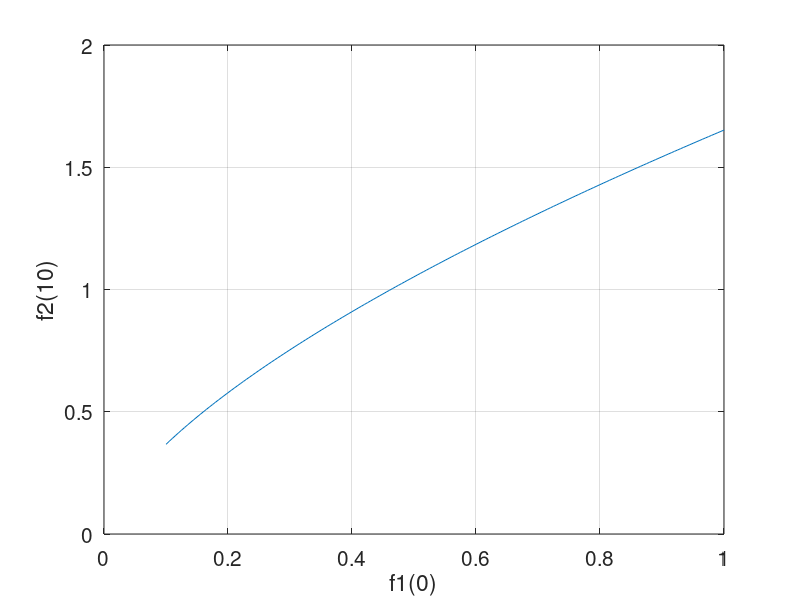

The MATLAB script that drew this image:
clc
clear
h=0.01;
n=1+10/h;
increment=0.005;
N=1+0.9/increment;
F1x=linspace(0.1,1,N);
F2y=linspace(0,0,N);
fl=linspace(0,0,n);
f2=linspace(0,0,n);
f3=linspace(0,0,n);
for i=1:N
  fl(1)=F1x(i);
  for j=2:n
    fl(j)=fl(j) + fl(j-1)*(1-h*f3(j-1)/6);
    fl(j)=fl(j) - fl(j-1)*h*(1-h*f3(j-1)/2)*f3(j-1)/3;
    fl(j)=fl(j) - fl(j-1)*h*(1-h*(1-h*f3(j-1)/2)*f3(j-1)/2)*f3(j-1)/3;
    fl(j)=fl(j) - fl(j-1)*h*(1-h*(1-h*f3(j-1)/2)*f3(j-1)/2)*f3(j-1)*f3(j-1)/6;
    f2(j)=f2(j) + f2(j-1)+h*fl(j)/6+h*(fl(j-1)+fl(j))/3+h*fl(j)/6;
    f3(j)=f3(j) + f3(j-1)+h*f2(j)/6+h*(f2(j-1)+f2(j))/3+h*f2(j)/6;
  end
  F2y(i)=f2(n);
  for j=1:n
    fl(j)=0;
    f2(j)=0;
    f3(j)=0;
  end
end
plot(F1x,F2y);
xlim([0 1]);
ylim([0 2]);
xlabel('f1(0)');
ylabel('f2(10)');
grid on;
set(gca,'fontsize',15);